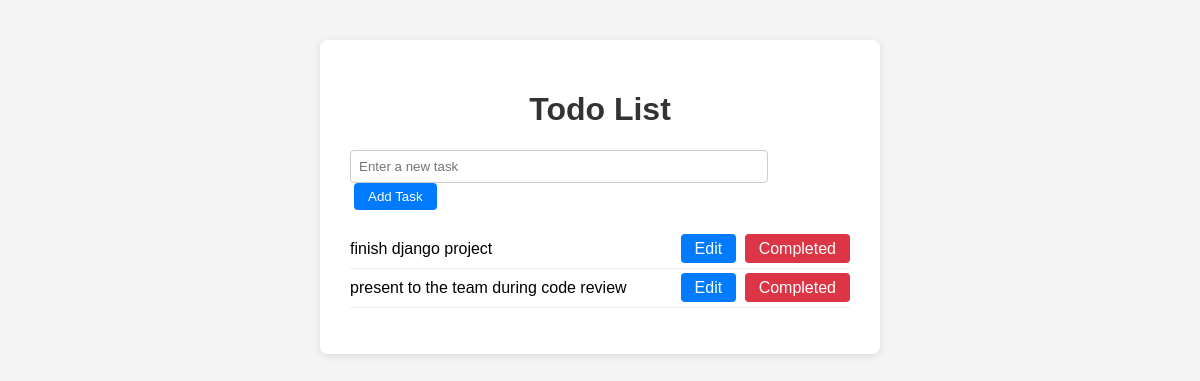
/, run on an earlier commit of the app's database.
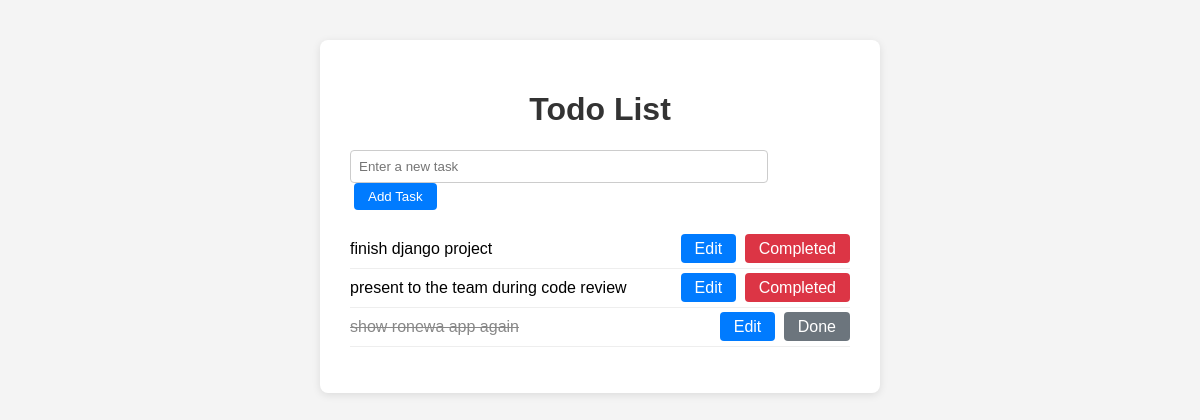
And on a later commit of the database.
### todos/models.py (models this page shows, shortened)
class Task(models.Model):
    title = models.CharField(max_length=255)
    completed = models.BooleanField(default=False)

### todos/views.py (the view)
# urls.py: path('', views.task_list, name='task_list'),
def task_list(request):
    tasks = Task.objects.all()  # removed .order_by('-created_at') since created_at no longer exists
    form = TaskForm()
    if request.method == 'POST':
        form = TaskForm(request.POST)
        if form.is_valid():
            form.save()
            return redirect('task_list')
    return render(request, 'todos/task_list.html', {'tasks': tasks, 'form': form})

### todos/forms.py
class TaskForm(forms.ModelForm):
    class Meta:
        model = Task
        fields = ['title']
        widgets = {
            'title': forms.TextInput(attrs={'class': 'form-control', 'placeholder': 'Enter a new task'}),
        }

### todos/templates/todos/task_list.html (shortened to what this page needs)
{% load static %}
<!DOCTYPE html>
<html lang="en">
<head>
    <link rel="stylesheet" href="{% static 'todos/style.css' %}">
</head>
<body>
    <div class="container">
        <h1>Todo List</h1>
        <form method="post">
            {{ form.title }}
            <button type="submit" class="btn">Add Task</button>
        </form>
        <ul class="task-list">
            {% for task in tasks %}
                <li class="task-item {% if task.completed %}completed{% endif %}">
                    <span>{{ task.title }}</span>
                    <span>
                        <a href="{% url 'task_update' task.pk %}" class="btn-edit">Edit</a>
                        {% if not task.completed %}
                        <a href="{% url 'task_completed' task.pk %}" class="btn-delete">Completed</a>
                        {% else %}
                        <span class="btn-cancel">Done</span>
                        {% endif %}
                    </span>
                </li>
            {% empty %}
                <li>No tasks yet.</li>
            {% endfor %}
        </ul>
    </div>
</body>
</html>

What changed in the data, as far as the page shows it:
added Task: title "show ronewa app again", completed "Done"
